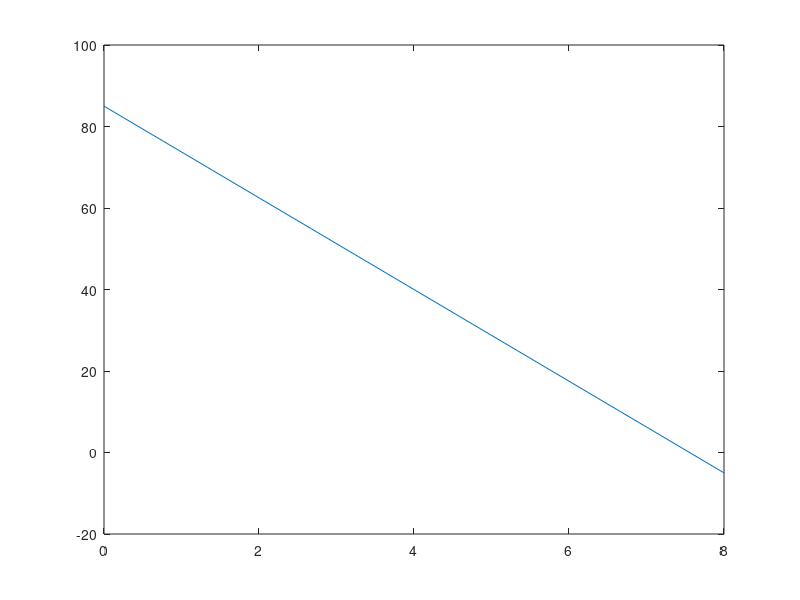

The MATLAB source for this figure:
% Boilerplate starter-code:
clear
clc

A = 5;
B = [1, 2, 3, 4];
C = 2:2:8;
D = linspace(2,8,4);

E = [C D]; % Concatenate files

% t is time in hours
% b is battery power in %
for t = 1:5
    b = 100-(t*15);
    F(t) = b; % indexing
end

% plot batter power
t = 1;
while b>0
    b(t) = 100-(t*15); % index b
    t = t+1;
end
t = linspace(0,t,length(b)); % make t an array rather than a point
% subplot(1,2,1)
plot(t,b);


% Useful commands
% font = uisetfont; % Change font